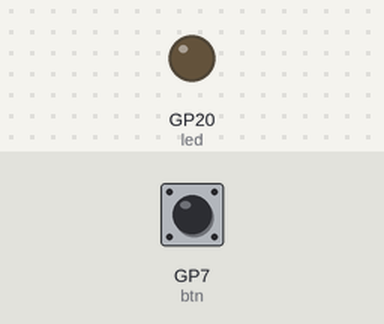
This program was run on a simulated Raspberry Pi Pico running MicroPython. On the bench: output pins drawn as LEDs (lit = HIGH). The inputs (shaded band) are chosen by the test bench; at power-on: GP7 (btn) HIGH.

Above: at 1.2 s.
1.3 s: GP7 (btn) pulled LOW for 0.15 s
At 2.3 s:
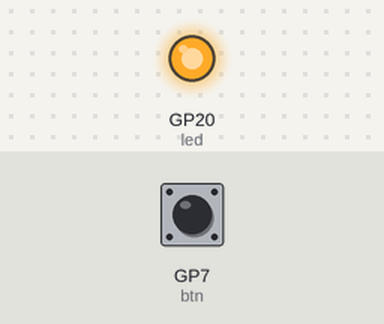
2.9 s: GP7 (btn) pulled LOW for 1 s
At 3.5 s:
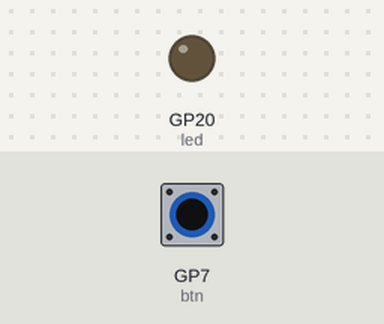
5.4 s: GP7 (btn) pulled LOW for 3.2 s
At 6.6 s:
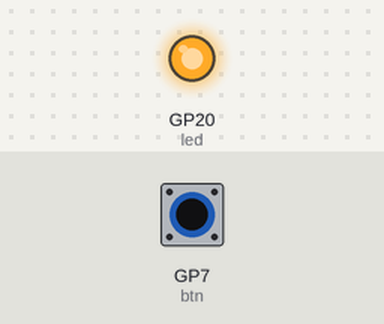
Timing chart, 0 to 8.4 s (numbered marks = the images above; inputs shaded):
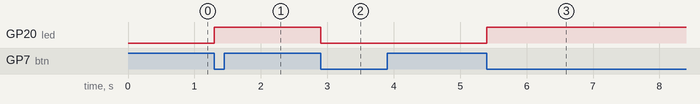

Measured:
- after the input at 1.3 s, GP20 (led): LOW → HIGH at once
- after the input at 2.9 s, GP20 (led): HIGH → LOW at once
- after the input at 5.4 s, GP20 (led): LOW → HIGH at once

The program:

asm.py
```python
from machine import Pin
import time

btn = Pin(7, Pin.IN, Pin.PULL_UP)
led = Pin(20, Pin.OUT)

ground = 1  # grounding button
lamp = 0  # LED is off

while True:
    btn_state = btn.value() # because int isn't callable
    if btn_state == 0 and ground == 1:  # button pressed
        lamp = 1 - lamp  # light either switches on or off
        led.value(lamp)
        time.sleep(0.05) # 50 ms period
    ground = btn_state
```
